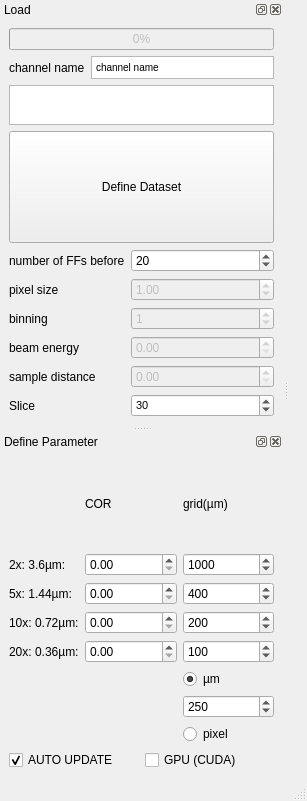
<?xml version="1.0" encoding="UTF-8"?>
<ui version="4.0">
 <class>MainWindow</class>
 <widget class="QMainWindow" name="MainWindow">
  <property name="geometry">
   <rect>
    <x>0</x>
    <y>0</y>
    <width>307</width>
    <height>801</height>
   </rect>
  </property>
  <property name="windowTitle">
   <string>MainWindow</string>
  </property>
  <widget class="QWidget" name="centralwidget">
   <layout class="QGridLayout" name="gridLayout"/>
  </widget>
  <widget class="QMenuBar" name="menubar">
   <property name="geometry">
    <rect>
     <x>0</x>
     <y>0</y>
     <width>307</width>
     <height>32</height>
    </rect>
   </property>
  </widget>
  <widget class="QStatusBar" name="statusbar"/>
  <widget class="QDockWidget" name="load">
   <property name="windowTitle">
    <string>Load</string>
   </property>
   <attribute name="dockWidgetArea">
    <number>1</number>
   </attribute>
   <widget class="QWidget" name="dockWidgetContents">
    <layout class="QGridLayout" name="gridLayout_2">
     <item row="8" column="1">
      <widget class="QSpinBox" name="slice_number">
       <property name="enabled">
        <bool>true</bool>
       </property>
       <property name="sizePolicy">
        <sizepolicy hsizetype="Minimum" vsizetype="Preferred">
         <horstretch>0</horstretch>
         <verstretch>0</verstretch>
        </sizepolicy>
       </property>
       <property name="font">
        <font>
         <pointsize>8</pointsize>
         <weight>50</weight>
         <bold>false</bold>
        </font>
       </property>
       <property name="value">
        <number>30</number>
       </property>
      </widget>
     </item>
     <item row="8" column="0">
      <widget class="QLabel" name="label_7">
       <property name="text">
        <string>Slice</string>
       </property>
      </widget>
     </item>
     <item row="6" column="1">
      <widget class="QDoubleSpinBox" name="doubleSpinBox_Energy_2">
       <property name="enabled">
        <bool>false</bool>
       </property>
      </widget>
     </item>
     <item row="1" column="0" colspan="2">
      <layout class="QGridLayout" name="gridLayout_4">
       <item row="0" column="0">
        <widget class="QLabel" name="label_17">
         <property name="text">
          <string>channel name</string>
         </property>
        </widget>
       </item>
       <item row="0" column="1">
        <widget class="QTextBrowser" name="Qchannel_name">
         <property name="enabled">
          <bool>true</bool>
         </property>
         <property name="maximumSize">
          <size>
           <width>16777215</width>
           <height>23</height>
          </size>
         </property>
         <property name="html">
          <string>&lt;!DOCTYPE HTML PUBLIC &quot;-//W3C//DTD HTML 4.0//EN&quot; &quot;http://www.w3.org/TR/REC-html40/strict.dtd&quot;&gt;
&lt;html&gt;&lt;head&gt;&lt;meta name=&quot;qrichtext&quot; content=&quot;1&quot; /&gt;&lt;style type=&quot;text/css&quot;&gt;
p, li { white-space: pre-wrap; }
&lt;/style&gt;&lt;/head&gt;&lt;body style=&quot; font-family:'Noto Sans'; font-size:10pt; font-weight:400; font-style:normal;&quot;&gt;
&lt;p style=&quot; margin-top:0px; margin-bottom:0px; margin-left:0px; margin-right:0px; -qt-block-indent:0; text-indent:0px;&quot;&gt;&lt;span style=&quot; font-family:'MS Shell Dlg 2'; font-size:7.8pt;&quot;&gt;channel name&lt;/span&gt;&lt;/p&gt;&lt;/body&gt;&lt;/html&gt;</string>
         </property>
        </widget>
       </item>
       <item row="1" column="0" colspan="2">
        <widget class="QTextBrowser" name="Sample">
         <property name="maximumSize">
          <size>
           <width>16777215</width>
           <height>40</height>
          </size>
         </property>
         <property name="toolTip">
          <string>&lt;!DOCTYPE HTML PUBLIC &quot;-//W3C//DTD HTML 4.0//EN&quot; &quot;http://www.w3.org/TR/REC-html40/strict.dtd&quot;&gt;
&lt;html&gt;&lt;head&gt;&lt;meta name=&quot;qrichtext&quot; content=&quot;1&quot; /&gt;&lt;style type=&quot;text/css&quot;&gt;
p, li { white-space: pre-wrap; }
&lt;/style&gt;&lt;/head&gt;&lt;body style=&quot; font-family:'MS Shell Dlg 2'; font-size:7.8pt; font-weight:400; font-style:normal;&quot;&gt;
&lt;pre style=&quot; margin-top:12px; margin-bottom:12px; margin-left:0px; margin-right:0px; -qt-block-indent:0; text-indent:0px; background-color:#ffffff;&quot;&gt;&lt;span style=&quot; font-family:'Courier New'; background-color:#ffffff;&quot;&gt;Open ImageJ-PlugIn: EPICS AREA DETECTOR, &lt;/span&gt;&lt;/pre&gt;
&lt;pre style=&quot; margin-top:12px; margin-bottom:12px; margin-left:0px; margin-right:0px; -qt-block-indent:0; text-indent:0px; background-color:#ffffff;&quot;&gt;&lt;span style=&quot; font-family:'Courier New'; background-color:#ffffff;&quot;&gt;NTNDA-Viewer and look for the channel:&lt;/span&gt;&lt;/pre&gt;
&lt;pre style=&quot; margin-top:12px; margin-bottom:12px; margin-left:0px; margin-right:0px; -qt-block-indent:0; text-indent:0px; background-color:#ffffff;&quot;&gt;&lt;span style=&quot; font-family:'JetBrains Mono,monospace'; color:#000000;&quot;&gt;&amp;quot;BAMline:CTReco&amp;quot;&lt;/span&gt;&lt;/pre&gt;&lt;/body&gt;&lt;/html&gt;</string>
         </property>
         <property name="autoFillBackground">
          <bool>false</bool>
         </property>
         <property name="frameShape">
          <enum>QFrame::StyledPanel</enum>
         </property>
         <property name="frameShadow">
          <enum>QFrame::Sunken</enum>
         </property>
         <property name="lineWidth">
          <number>1</number>
         </property>
        </widget>
       </item>
       <item row="2" column="0" colspan="2">
        <widget class="QPushButton" name="pushLoad">
         <property name="sizePolicy">
          <sizepolicy hsizetype="Minimum" vsizetype="Preferred">
           <horstretch>0</horstretch>
           <verstretch>0</verstretch>
          </sizepolicy>
         </property>
         <property name="text">
          <string>Define Dataset</string>
         </property>
        </widget>
       </item>
      </layout>
     </item>
     <item row="7" column="0">
      <widget class="QLabel" name="label_6">
       <property name="text">
        <string>sample distance</string>
       </property>
      </widget>
     </item>
     <item row="3" column="1">
      <widget class="QSpinBox" name="spinBox_number_FFs">
       <property name="sizePolicy">
        <sizepolicy hsizetype="Minimum" vsizetype="Preferred">
         <horstretch>0</horstretch>
         <verstretch>0</verstretch>
        </sizepolicy>
       </property>
       <property name="maximum">
        <number>5000</number>
       </property>
       <property name="value">
        <number>20</number>
       </property>
      </widget>
     </item>
     <item row="7" column="1">
      <widget class="QDoubleSpinBox" name="doubleSpinBox_distance_2">
       <property name="enabled">
        <bool>false</bool>
       </property>
      </widget>
     </item>
     <item row="4" column="1">
      <widget class="QDoubleSpinBox" name="pixel_size">
       <property name="enabled">
        <bool>false</bool>
       </property>
       <property name="sizePolicy">
        <sizepolicy hsizetype="Minimum" vsizetype="Preferred">
         <horstretch>0</horstretch>
         <verstretch>0</verstretch>
        </sizepolicy>
       </property>
       <property name="singleStep">
        <double>0.010000000000000</double>
       </property>
       <property name="value">
        <double>1.000000000000000</double>
       </property>
      </widget>
     </item>
     <item row="6" column="0">
      <widget class="QLabel" name="label_5">
       <property name="text">
        <string>beam energy</string>
       </property>
      </widget>
     </item>
     <item row="3" column="0">
      <widget class="QLabel" name="label_2">
       <property name="sizePolicy">
        <sizepolicy hsizetype="Fixed" vsizetype="Preferred">
         <horstretch>0</horstretch>
         <verstretch>0</verstretch>
        </sizepolicy>
       </property>
       <property name="text">
        <string>number of FFs before</string>
       </property>
      </widget>
     </item>
     <item row="4" column="0">
      <widget class="QLabel" name="label_14">
       <property name="text">
        <string>pixel size</string>
       </property>
      </widget>
     </item>
     <item row="0" column="0" colspan="2">
      <widget class="QProgressBar" name="progressBar">
       <property name="enabled">
        <bool>false</bool>
       </property>
       <property name="sizePolicy">
        <sizepolicy hsizetype="Minimum" vsizetype="Preferred">
         <horstretch>0</horstretch>
         <verstretch>0</verstretch>
        </sizepolicy>
       </property>
       <property name="value">
        <number>0</number>
       </property>
      </widget>
     </item>
     <item row="5" column="1">
      <widget class="QSpinBox" name="binning">
       <property name="enabled">
        <bool>false</bool>
       </property>
       <property name="maximum">
        <number>100</number>
       </property>
       <property name="value">
        <number>1</number>
       </property>
      </widget>
     </item>
     <item row="5" column="0">
      <widget class="QLabel" name="label_10">
       <property name="text">
        <string>binning</string>
       </property>
      </widget>
     </item>
    </layout>
   </widget>
  </widget>
  <widget class="QDockWidget" name="Define_Parameter">
   <property name="floating">
    <bool>false</bool>
   </property>
   <property name="windowTitle">
    <string>Define Parameter</string>
   </property>
   <attribute name="dockWidgetArea">
    <number>1</number>
   </attribute>
   <widget class="QWidget" name="dockWidgetContents_2">
    <layout class="QGridLayout" name="gridLayout_5">
     <item row="2" column="0">
      <layout class="QGridLayout" name="gridLayout_11">
       <item row="0" column="0">
        <widget class="QCheckBox" name="auto_update">
         <property name="enabled">
          <bool>true</bool>
         </property>
         <property name="text">
          <string>AUTO UPDATE</string>
         </property>
         <property name="checked">
          <bool>true</bool>
         </property>
        </widget>
       </item>
       <item row="0" column="1">
        <widget class="QCheckBox" name="GPU_CUDA">
         <property name="text">
          <string>GPU (CUDA)</string>
         </property>
        </widget>
       </item>
      </layout>
     </item>
     <item row="0" column="0">
      <layout class="QGridLayout" name="gridLayout_3">
       <item row="14" column="2">
        <widget class="QRadioButton" name="grid_micrometer">
         <property name="enabled">
          <bool>true</bool>
         </property>
         <property name="text">
          <string>µm</string>
         </property>
         <property name="checked">
          <bool>true</bool>
         </property>
        </widget>
       </item>
       <item row="15" column="2">
        <widget class="QSpinBox" name="spinBox_pixel_grid">
         <property name="enabled">
          <bool>true</bool>
         </property>
         <property name="minimum">
          <number>10</number>
         </property>
         <property name="maximum">
          <number>99999</number>
         </property>
         <property name="value">
          <number>250</number>
         </property>
        </widget>
       </item>
       <item row="13" column="1">
        <widget class="QDoubleSpinBox" name="COR_4">
         <property name="enabled">
          <bool>true</bool>
         </property>
         <property name="sizePolicy">
          <sizepolicy hsizetype="Minimum" vsizetype="Preferred">
           <horstretch>0</horstretch>
           <verstretch>0</verstretch>
          </sizepolicy>
         </property>
         <property name="font">
          <font>
           <weight>50</weight>
           <bold>false</bold>
          </font>
         </property>
         <property name="maximum">
          <double>5000.000000000000000</double>
         </property>
         <property name="singleStep">
          <double>1.000000000000000</double>
         </property>
         <property name="value">
          <double>0.000000000000000</double>
         </property>
        </widget>
       </item>
       <item row="12" column="1">
        <widget class="QDoubleSpinBox" name="COR_3">
         <property name="enabled">
          <bool>true</bool>
         </property>
         <property name="sizePolicy">
          <sizepolicy hsizetype="Minimum" vsizetype="Preferred">
           <horstretch>0</horstretch>
           <verstretch>0</verstretch>
          </sizepolicy>
         </property>
         <property name="font">
          <font>
           <weight>50</weight>
           <bold>false</bold>
          </font>
         </property>
         <property name="maximum">
          <double>5000.000000000000000</double>
         </property>
         <property name="singleStep">
          <double>1.000000000000000</double>
         </property>
         <property name="value">
          <double>0.000000000000000</double>
         </property>
        </widget>
       </item>
       <item row="11" column="1">
        <widget class="QDoubleSpinBox" name="COR_2">
         <property name="enabled">
          <bool>true</bool>
         </property>
         <property name="sizePolicy">
          <sizepolicy hsizetype="Minimum" vsizetype="Preferred">
           <horstretch>0</horstretch>
           <verstretch>0</verstretch>
          </sizepolicy>
         </property>
         <property name="font">
          <font>
           <weight>50</weight>
           <bold>false</bold>
          </font>
         </property>
         <property name="maximum">
          <double>5000.000000000000000</double>
         </property>
         <property name="singleStep">
          <double>1.000000000000000</double>
         </property>
         <property name="value">
          <double>0.000000000000000</double>
         </property>
        </widget>
       </item>
       <item row="12" column="0">
        <widget class="QLabel" name="label_4">
         <property name="text">
          <string>10x: 0.72µm:</string>
         </property>
        </widget>
       </item>
       <item row="13" column="0">
        <widget class="QLabel" name="label_8">
         <property name="text">
          <string>20x: 0.36µm:</string>
         </property>
        </widget>
       </item>
       <item row="10" column="1">
        <widget class="QDoubleSpinBox" name="COR_1">
         <property name="enabled">
          <bool>true</bool>
         </property>
         <property name="sizePolicy">
          <sizepolicy hsizetype="Minimum" vsizetype="Preferred">
           <horstretch>0</horstretch>
           <verstretch>0</verstretch>
          </sizepolicy>
         </property>
         <property name="font">
          <font>
           <weight>50</weight>
           <bold>false</bold>
          </font>
         </property>
         <property name="maximum">
          <double>5000.000000000000000</double>
         </property>
         <property name="singleStep">
          <double>1.000000000000000</double>
         </property>
         <property name="value">
          <double>0.000000000000000</double>
         </property>
        </widget>
       </item>
       <item row="11" column="2">
        <widget class="QSpinBox" name="spinBox_ruler_grid_2">
         <property name="enabled">
          <bool>true</bool>
         </property>
         <property name="minimum">
          <number>10</number>
         </property>
         <property name="maximum">
          <number>999999</number>
         </property>
         <property name="singleStep">
          <number>10</number>
         </property>
         <property name="value">
          <number>400</number>
         </property>
        </widget>
       </item>
       <item row="10" column="0">
        <widget class="QLabel" name="label_3">
         <property name="sizePolicy">
          <sizepolicy hsizetype="Fixed" vsizetype="Preferred">
           <horstretch>0</horstretch>
           <verstretch>0</verstretch>
          </sizepolicy>
         </property>
         <property name="text">
          <string>2x: 3.6µm:</string>
         </property>
        </widget>
       </item>
       <item row="9" column="2">
        <widget class="QLabel" name="label_23">
         <property name="text">
          <string>grid(µm)</string>
         </property>
        </widget>
       </item>
       <item row="10" column="2">
        <widget class="QSpinBox" name="spinBox_ruler_grid_1">
         <property name="enabled">
          <bool>true</bool>
         </property>
         <property name="minimum">
          <number>10</number>
         </property>
         <property name="maximum">
          <number>999999</number>
         </property>
         <property name="singleStep">
          <number>10</number>
         </property>
         <property name="value">
          <number>1000</number>
         </property>
        </widget>
       </item>
       <item row="13" column="2">
        <widget class="QSpinBox" name="spinBox_ruler_grid_4">
         <property name="enabled">
          <bool>true</bool>
         </property>
         <property name="minimum">
          <number>10</number>
         </property>
         <property name="maximum">
          <number>999999</number>
         </property>
         <property name="singleStep">
          <number>10</number>
         </property>
         <property name="value">
          <number>100</number>
         </property>
        </widget>
       </item>
       <item row="12" column="2">
        <widget class="QSpinBox" name="spinBox_ruler_grid_3">
         <property name="enabled">
          <bool>true</bool>
         </property>
         <property name="minimum">
          <number>10</number>
         </property>
         <property name="maximum">
          <number>999999</number>
         </property>
         <property name="singleStep">
          <number>10</number>
         </property>
         <property name="value">
          <number>200</number>
         </property>
        </widget>
       </item>
       <item row="11" column="0">
        <widget class="QLabel" name="label">
         <property name="text">
          <string>5x: 1.44µm:</string>
         </property>
        </widget>
       </item>
       <item row="16" column="2">
        <widget class="QRadioButton" name="grid_pixel">
         <property name="enabled">
          <bool>true</bool>
         </property>
         <property name="text">
          <string>pixel</string>
         </property>
         <property name="checked">
          <bool>false</bool>
         </property>
        </widget>
       </item>
       <item row="9" column="1">
        <widget class="QLabel" name="label_9">
         <property name="text">
          <string>COR</string>
         </property>
        </widget>
       </item>
      </layout>
     </item>
    </layout>
   </widget>
  </widget>
 </widget>
 <resources/>
 <connections/>
</ui>
